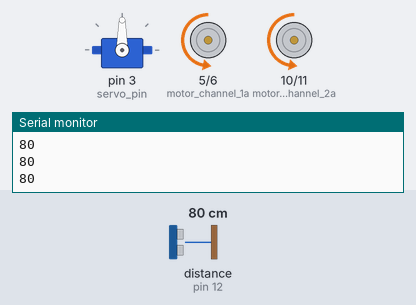
A sketch run on a simulated Arduino Uno, built with avr-gcc and run on an emulated ATmega328P. Parts: servo, motor-driver pin pairs drawn as motors (green arrow = first pin HIGH = forward, orange = second pin HIGH = backward, longer = more drive), the last lines printed to the serial monitor. Wiring (inferred from the names in the program): ultrasonic range finder: trigger pin 13; echo pin 12. The inputs (shaded band) are chosen by the test bench; at power-on: distance to the obstacle (sensor on pin 12) 80 cm. The echo pulse lasts 58.3 µs per cm.

Above: at 1.2 s.
1.3 s: distance to the obstacle (sensor on pin 12) set to 8 cm
2.8 s: distance to the obstacle (sensor on pin 12) set to 5 cm
At 3.3 s:
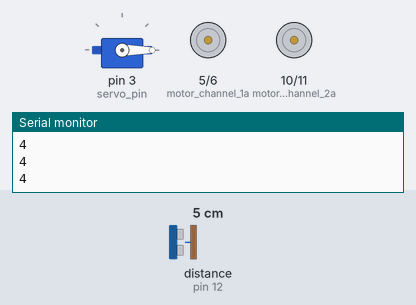
4.3 s: distance to the obstacle (sensor on pin 12) set to 9 cm
At 5.5 s:
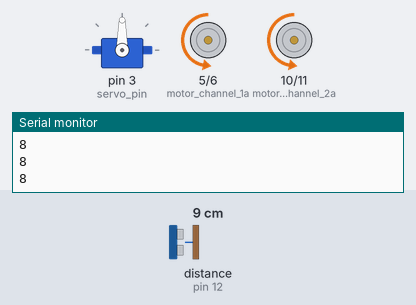
5.8 s: distance to the obstacle (sensor on pin 12) set to 2 cm
At 6.9 s:
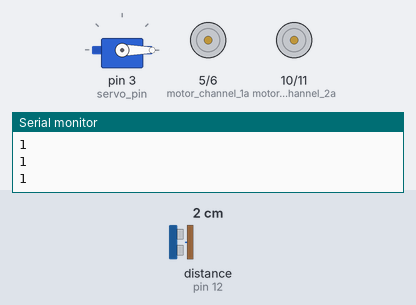
Timing chart, 0 to 8.3 s (numbered marks = the images above; inputs shaded):
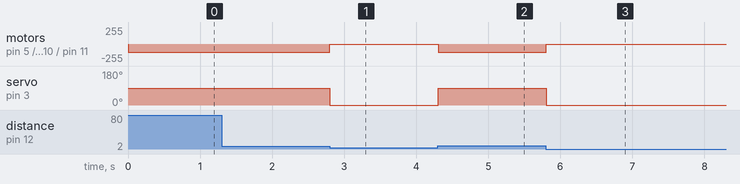

The sketch:

main.ino
```cpp
#include <Servo.h>

#define trig_pin 13
#define echo_pin 12
#define motor_channel_1a 5
#define motor_channel_1b 6
#define motor_channel_2a 10
#define motor_channel_2b 11
#define servo_pin 3

Servo servo;

long get_distance() {
  digitalWrite(trig_pin, LOW);
  delayMicroseconds(2);
  digitalWrite(trig_pin, HIGH);
  delayMicroseconds(10);
  digitalWrite(trig_pin, LOW);
  return 0.01725 * pulseIn(echo_pin, HIGH);
}

void servo_control(int angle) {
  servo.write(angle);
}

void move_forward(int speed) {
  analogWrite(motor_channel_1a, 0);
  analogWrite(motor_channel_1b, speed);

  analogWrite(motor_channel_2a, 0);
  analogWrite(motor_channel_2b, speed);
}

void setup() {
  Serial.begin(9600);
  pinMode(trig_pin, OUTPUT);
  pinMode(echo_pin, INPUT);
  servo.attach(servo_pin);
}

void loop() {
  // put your main code here, to run repeatedly:
  long cur_dist = get_distance();
  Serial.println(cur_dist);
  if (cur_dist <= 5) {
    move_forward(0);
    servo_control(0);
  } else {
    move_forward(127);
    servo_control(90);
  }
  delayMicroseconds(1000);

}
```

Measured:
- the behaviour switches between 7 and 6 cm on distance to the obstacle (sensor on pin 12) (found by bisection; images 0 and 1)
- after the input at 2.8 s, motor on pin 5 (motor_channel_1a) / pin 6 (motor_channel_1b), motor on pin 10 (motor_channel_2a) / pin 11 (motor_channel_2b): backward 127/255 → stopped at once; servo on pin 3 (servo_pin): 90° → 0° at once
- after the input at 4.3 s, motor on pin 5 (motor_channel_1a) / pin 6 (motor_channel_1b), motor on pin 10 (motor_channel_2a) / pin 11 (motor_channel_2b): stopped → backward 127/255 at once; servo on pin 3 (servo_pin): 0° → 90° at once
- after the input at 5.8 s, motor on pin 5 (motor_channel_1a) / pin 6 (motor_channel_1b), motor on pin 10 (motor_channel_2a) / pin 11 (motor_channel_2b): backward 127/255 → stopped at once; servo on pin 3 (servo_pin): 90° → 0° at once
